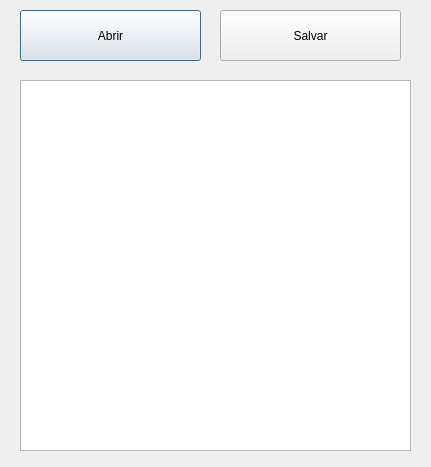
<?xml version="1.0" encoding="UTF-8"?>
<ui version="4.0">
 <class>Notepad</class>
 <widget class="QDialog" name="Notepad">
  <property name="geometry">
   <rect>
    <x>0</x>
    <y>0</y>
    <width>431</width>
    <height>467</height>
   </rect>
  </property>
  <property name="windowTitle">
   <string>Dialog</string>
  </property>
  <widget class="QTextEdit" name="textEdit">
   <property name="geometry">
    <rect>
     <x>20</x>
     <y>80</y>
     <width>391</width>
     <height>371</height>
    </rect>
   </property>
  </widget>
  <widget class="QPushButton" name="pushButton">
   <property name="geometry">
    <rect>
     <x>20</x>
     <y>10</y>
     <width>181</width>
     <height>51</height>
    </rect>
   </property>
   <property name="text">
    <string>Abrir</string>
   </property>
  </widget>
  <widget class="QPushButton" name="pushButton_2">
   <property name="geometry">
    <rect>
     <x>220</x>
     <y>10</y>
     <width>181</width>
     <height>51</height>
    </rect>
   </property>
   <property name="text">
    <string>Salvar</string>
   </property>
  </widget>
 </widget>
 <resources/>
 <connections/>
</ui>
